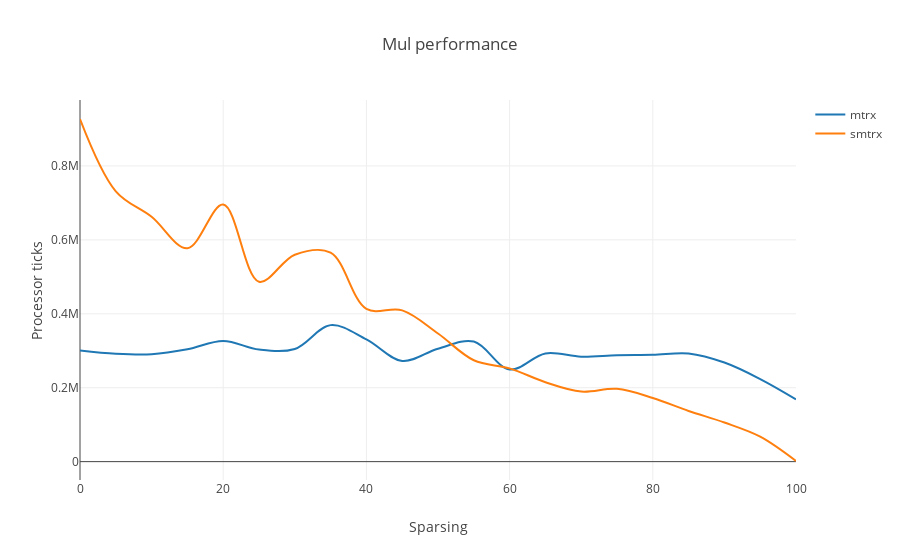

Write notebook code for a chart like this one.
### Code cell
from plotly.offline import download_plotlyjs, init_notebook_mode, plot, iplot
import plotly.graph_objs as go
import subprocess
import random
import math as m
import subprocess
import os
import numpy as np
from gen import gen

init_notebook_mode(connected=True)

mtrx = []
smtrx = []

for sparse in range(0, 100 + 1, 5):
    print("Sparse:", sparse)
    #print("Generating A")
    d1 = gen(None, 1, 500, sparse/100)
    #print("Generating B")
    d2 = gen(None, 500, 500, sparse/100)

    avg_count = 5
    avg_mtrx = []
    avg_smtrx = []
    i = 0
    while i < avg_count:
        output = subprocess.Popen("./main.exe", 
                                  stdout = subprocess.PIPE, 
                                  stdin = subprocess.PIPE, 
                                  stderr = subprocess.STDOUT, 
                                  shell=True).communicate(input=(d1 + d2).encode("utf-8"))[0]
        out = output.decode("utf-8").split("\n")
        data = out[-3:]
        if len(data) <= 1:
            continue
        elif "Err code:" in data[0]:
            print("Error(%s) sparse(%d)" % (data[1][len("Err code: "):], sparse))
        else:
            #for x in out:
            #    if "Sparse" in x:
            #        print(x)

            data[0] = data[0].replace("Ticks  MTRX: \x1b[1;31m", "")[:-len("\x1b[0m")]
            data[1] = data[1].replace("Ticks SMTRX: \x1b[1;32m", "")[:-len("\x1b[0m")]
            avg_mtrx.append(int(data[0]))
            avg_smtrx.append(int(data[1]))
            i += 1
    mtrx.append((sparse, np.median(avg_mtrx)))
    smtrx.append((sparse, np.median(avg_smtrx)))
    
data = [
    go.Scatter(
        x=list(n[0] for n in mtrx),
        y=list(n[1] for n in mtrx),
        mode='lines',
        name='mtrx',
        line=dict(
            shape='spline'
        ),
    ),
    go.Scatter(
        x=list(n[0] for n in smtrx),
        y=list(n[1] for n in smtrx),
        mode='lines',
        name='smtrx',
        line=dict(
            shape='spline'
        ),
    )
]

layout = dict(
    title = 'Mul performance',
    xaxis = dict(title = 'Sparsing'),
    yaxis = dict(title = 'Processor ticks'),
)

fig = go.Figure(data=data, layout=layout)
iplot(fig)

### Figure 1 — Plotly figure (JSON) as saved in the notebook; plotly's stock layout.template omitted (floating-point values rounded to 4 significant figures)
{"data": [{"line": {"shape": "spline"}, "mode": "lines", "name": "mtrx", "type": "scatter", "x": [0, 5, 10, 15, 20, 25, 30, 35, 40, 45, 50, 55, 60, 65, 70, 75, 80, 85, 90, 95, 100], "y": [300997, 292027, 290606, 303852, 326300, 303170, 304857, 369321, 330726, 272275, 305627, 324852, 249264, 292767, 284106, 288015, 288976, 292752, 268079, 223445, 168533]}, {"line": {"shape": "spline"}, "mode": "lines", "name": "smtrx", "type": "scatter", "x": [0, 5, 10, 15, 20, 25, 30, 35, 40, 45, 50, 55, 60, 65, 70, 75, 80, 85, 90, 95, 100], "y": [927011, 731464, 662415, 577182, 695706, 486836, 559872, 565366, 413206, 409222, 346634, 274267, 252294, 214879, 189557, 196919, 172319, 137130, 105785, 67558, 1737]}], "layout": {"title": "Mul performance", "xaxis": {"title": "Sparsing"}, "yaxis": {"title": "Processor ticks"}}}
